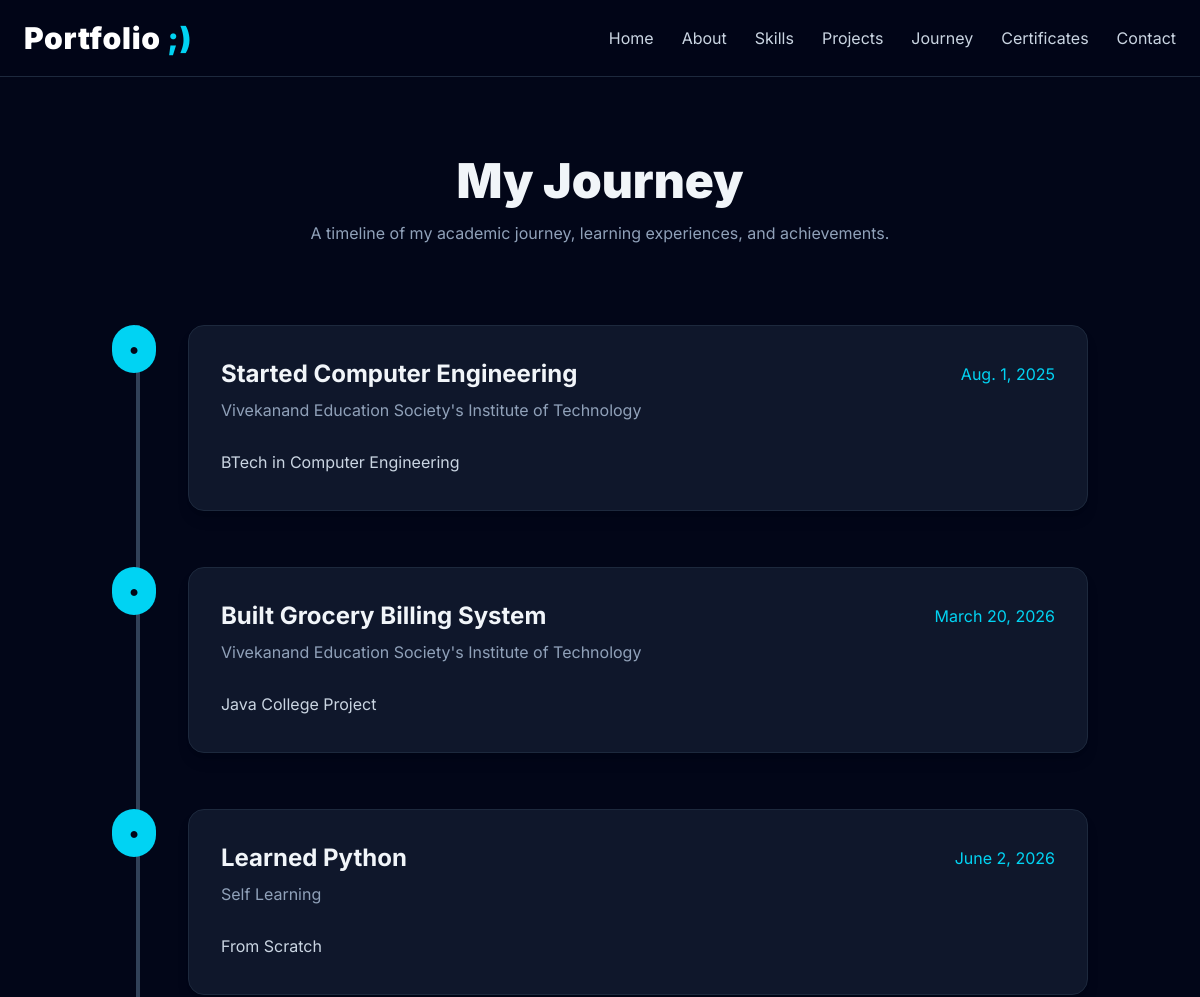
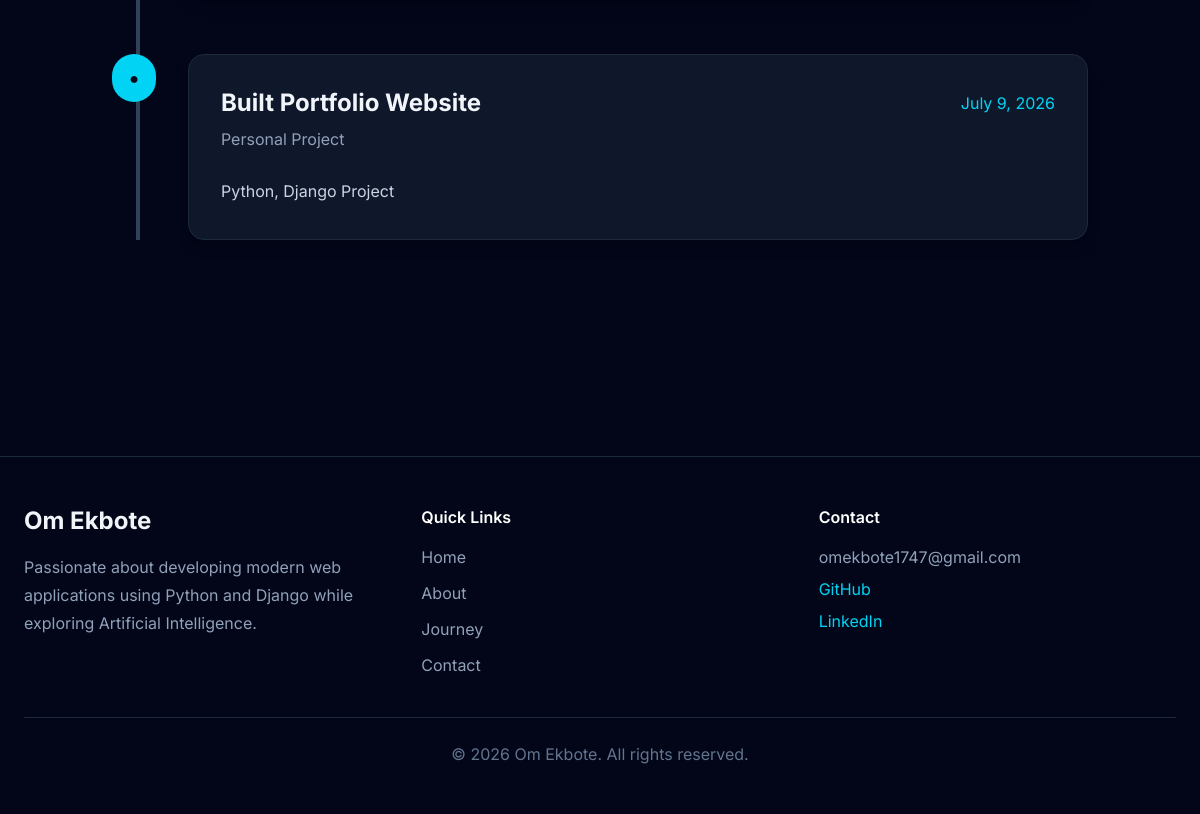
Page /journey/ on the earlier database version (2 pictures, top to bottom).
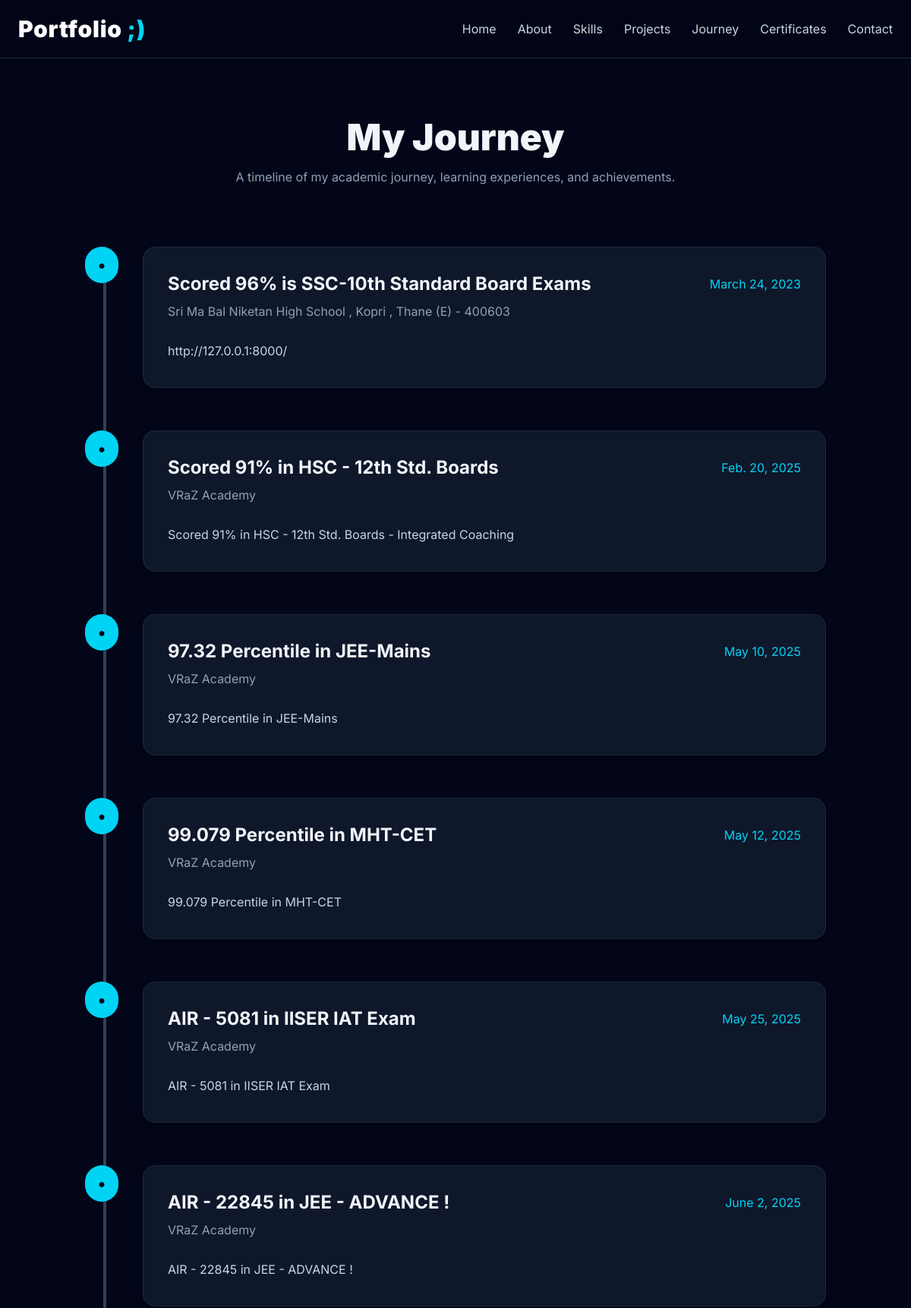
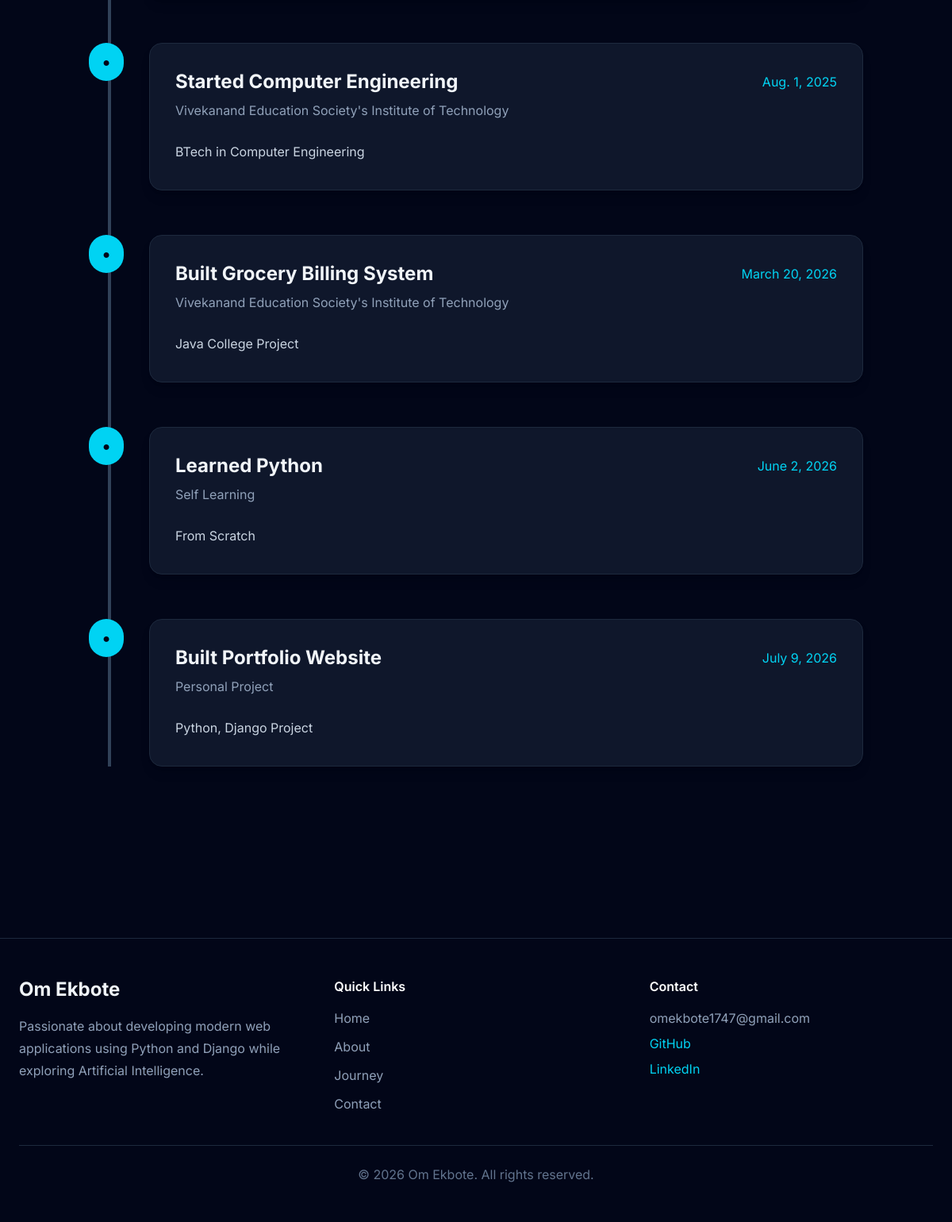
Same page on the later database version (2 pictures, top to bottom).
### website/models.py (models this page shows, shortened)
class Journey(models.Model):
    title = models.CharField(
        max_length=150
    )
    description = models.TextField()
    organization = models.CharField(
        max_length=150,
        blank=True
    )
    date = models.DateField()
    display_order = models.PositiveIntegerField(
        default=1
    )
    class Meta:
        ordering = [
            "date",
            "display_order"
        ]

### website/views.py (the view)
# urls.py: path("journey/", views.journey, name="journey"),
def journey(request):
    journey_items = Journey.objects.all()
    return render(
        request,
        "journey.html",
        {
            "journey_items": journey_items
        }
    )

### website/context_processors.py (called while the page is built)
def profile_context(request):
    profile = Profile.objects.filter(
        is_active=True
    ).first()
    return {
        "profile": profile,
        "project_count": Project.objects.count(),
        "skill_count": Skill.objects.count(),
        "certificate_count": Certificate.objects.count(),
    }

### templates/journey.html (shortened to what this page needs)
{% extends "base.html" %}
{% block content %}
<section class="bg-slate-950 min-h-screen py-20">
    <div class="max-w-5xl mx-auto px-6">
        <div class="text-center">
            <h1 class="text-5xl font-black">
                My Journey
            </h1>
            <p class="mt-4 text-slate-400">
                A timeline of my academic journey, learning experiences,
                and achievements.
            </p>
        </div>
        <div class="relative mt-20">
            <div
                class="absolute left-6 top-0 bottom-0 w-1 bg-slate-700">
            </div>
            {% for item in journey_items %}
            <div class="relative flex items-start mb-14">
                <div
                    class="w-12 h-12 rounded-full bg-cyan-400 flex items-center justify-center font-bold text-slate-950 z-10">
                    ●
                </div>
                <div
                    class="ml-8 bg-slate-900 border border-slate-800 rounded-2xl p-8 w-full shadow-lg hover:border-cyan-400 transition duration-300">
                    <div
                        class="flex flex-wrap justify-between items-center">
                        <h2
                            class="text-2xl font-bold">
                            {{ item.title }}
                        </h2>
                        <span
                            class="text-cyan-400">
                            {{ item.date }}
                        </span>
                    </div>
                    {% if item.organization %}
                    <p
                        class="mt-2 text-slate-400">
                        {{ item.organization }}
                    </p>
                    {% endif %}
                    <p
                        class="mt-6 text-slate-300 leading-8">
                        {{ item.description }}
                    </p>
                </div>
            </div>
            {% empty %}
            <div class="text-center text-slate-400 py-20">
                No journey entries added yet.
            </div>
            {% endfor %}
        </div>
    </div>
</section>
{% endblock %}

Differences in the rows shown:
added Journey: title "Scored 96% is SSC-10th Standard Board Exams", date "March 24, 2023", organization "Sri Ma Bal Niketan High School , Kopri , Thane (E) - 400603", description "http://127.0.0.1:8000/"
added Journey: title "Scored 91% in HSC - 12th Std. Boards", date "Feb. 20, 2025", organization "VRaZ Academy", description "Scored 91% in HSC - 12th Std. Boards - Integrated Coaching"
added Journey: title "97.32 Percentile in JEE-Mains", date "May 10, 2025", organization "VRaZ Academy", description "97.32 Percentile in JEE-Mains"
added Journey: title "99.079 Percentile in MHT-CET", date "May 12, 2025", organization "VRaZ Academy", description "99.079 Percentile in MHT-CET"
added Journey: title "AIR - 5081 in IISER IAT Exam", date "May 25, 2025", organization "VRaZ Academy", description "AIR - 5081 in IISER IAT Exam"
added Journey: title "AIR - 22845 in JEE - ADVANCE !", date "June 2, 2025", organization "VRaZ Academy", description "AIR - 22845 in JEE - ADVANCE !"
